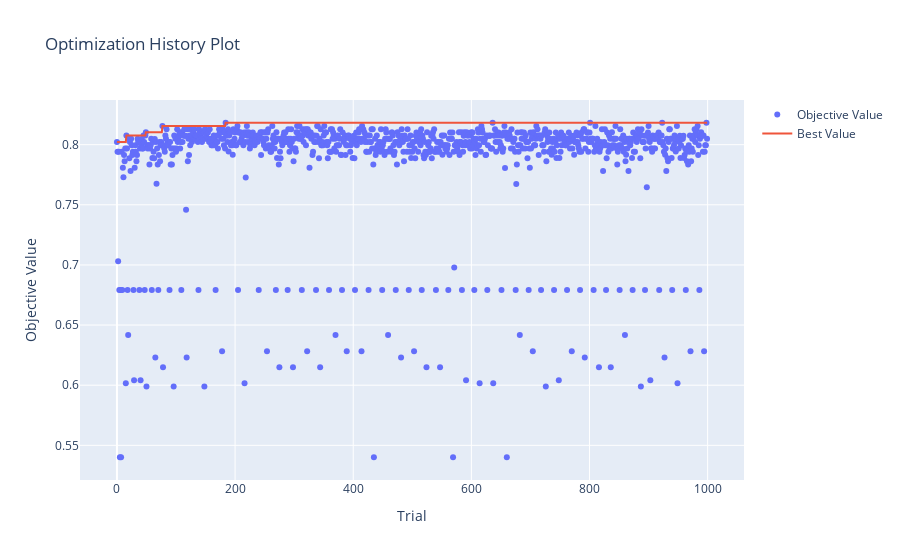

Here is the notebook cell this chart was saved with:
### Code cell
plot_optimization_history(study)

### Figure 1 — Plotly figure (JSON) as saved in the notebook; plotly's stock layout.template omitted (floating-point values rounded to 4 significant figures; data arrays with more than 128 entries replaced by an {"elided": "..."} marker saying what was removed)
{"data": [{"mode": "markers", "name": "Objective Value", "type": "scatter", "x": {"elided": "1000 int values"}, "y": {"elided": "1000 float values"}}, {"mode": "lines", "name": "Best Value", "type": "scatter", "x": {"elided": "1000 int values"}, "y": {"elided": "1000 float values"}}, {"marker": {"color": "#cccccc"}, "mode": "markers", "name": "Infeasible Trial", "showlegend": false, "type": "scatter", "x": [], "y": []}], "layout": {"title": {"text": "Optimization History Plot"}, "xaxis": {"title": {"text": "Trial"}}, "yaxis": {"title": {"text": "Objective Value"}}}}
